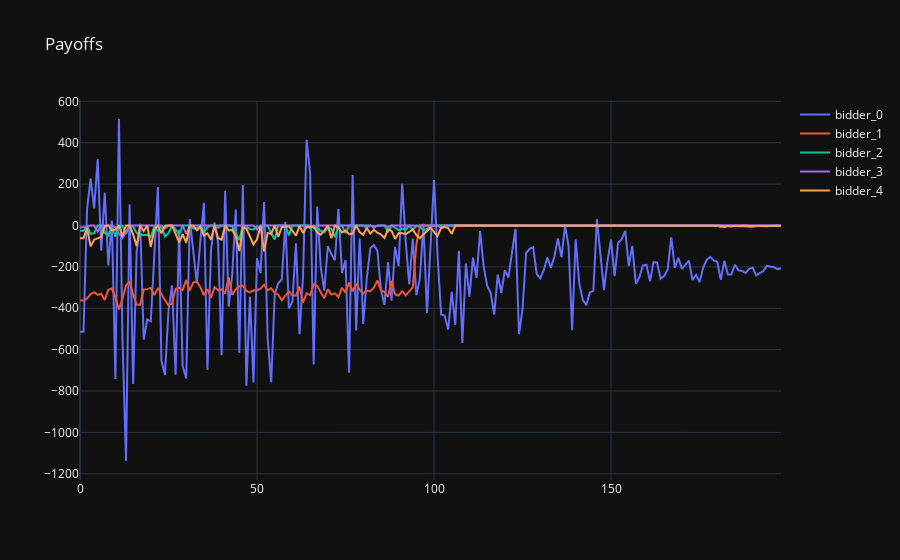

Source (notebook cell):
### Code cell
# Imbalances
fig_imb = go.Figure()
for i in range(0, n-1):
    fig_imb.add_trace(go.Scatter(x=df_imbalances.index, y=df_imbalances[f'bidder_{i}'], mode='lines', name=f'bidder_{i}'))
fig_imb.update_layout(title='Payoffs')
fig_imb.show()

### Figure 1 — Plotly figure (JSON) as saved in the notebook; plotly's stock layout.template omitted (floating-point values rounded to 4 significant figures; data arrays with more than 128 entries replaced by an {"elided": "..."} marker saying what was removed)
{"data": [{"mode": "lines", "name": "bidder_0", "x": {"elided": "199 int values"}, "y": {"elided": "199 float values"}, "type": "scatter"}, {"mode": "lines", "name": "bidder_1", "x": {"elided": "199 int values"}, "y": {"elided": "199 float values"}, "type": "scatter"}, {"mode": "lines", "name": "bidder_2", "x": {"elided": "199 int values"}, "y": {"elided": "199 float values"}, "type": "scatter"}, {"mode": "lines", "name": "bidder_3", "x": {"elided": "199 int values"}, "y": {"elided": "199 float values"}, "type": "scatter"}, {"mode": "lines", "name": "bidder_4", "x": {"elided": "199 int values"}, "y": {"elided": "199 float values"}, "type": "scatter"}], "layout": {"title": {"text": "Payoffs"}}}
